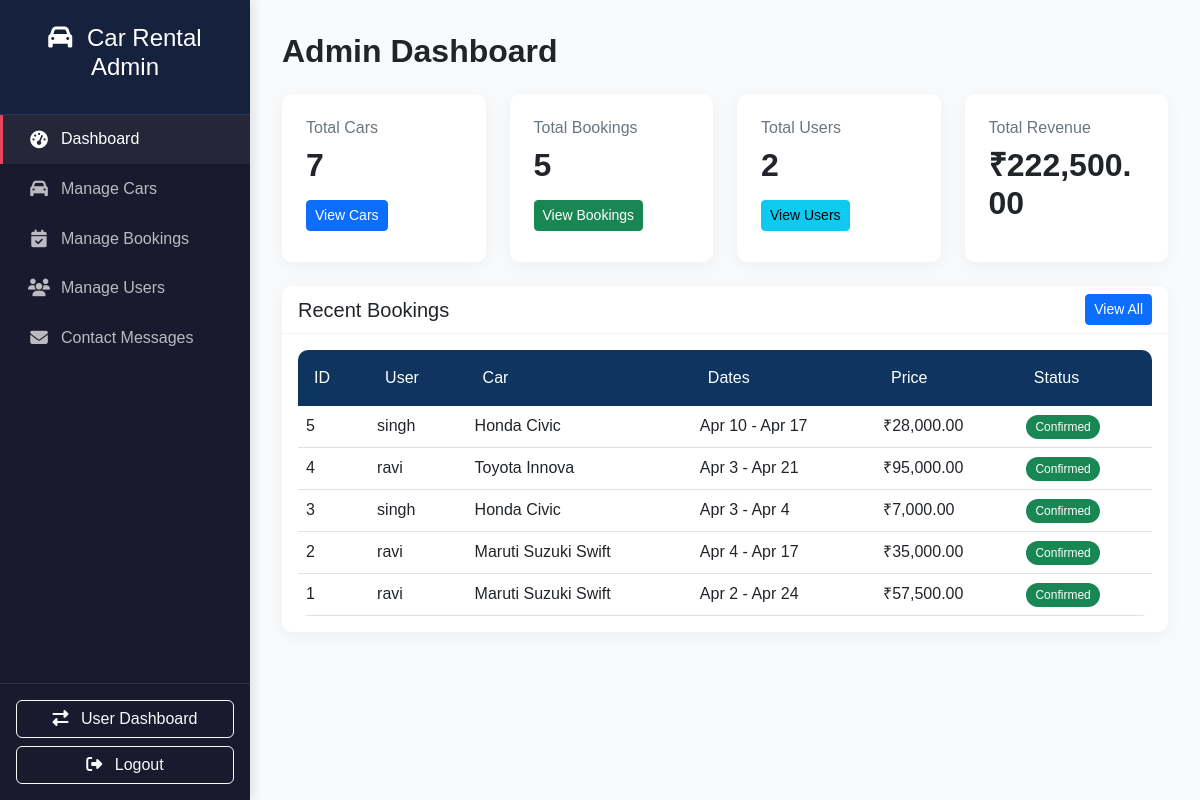
The app's page /admin/index.php with its own data.
### tables this page shows
CREATE TABLE `bookings` (
  `id` int(11) NOT NULL,
  `user_id` int(11) NOT NULL,
  `car_id` int(11) NOT NULL,
  `start_date` date NOT NULL,
  `end_date` date NOT NULL,
  `total_price` decimal(10,2) NOT NULL,
  `status` enum('pending','confirmed','cancelled') DEFAULT 'pending',
  `created_at` timestamp NOT NULL DEFAULT current_timestamp(),
  `payment_method` varchar(20) NOT NULL
);

CREATE TABLE `users` (
  `id` int(11) NOT NULL,
  `username` varchar(50) NOT NULL,
  `email` varchar(100) NOT NULL,
  `password` varchar(255) NOT NULL,
  `full_name` varchar(100) DEFAULT NULL,
  `phone` varchar(20) DEFAULT NULL,
  `is_admin` tinyint(1) DEFAULT 0,
  `created_at` timestamp NOT NULL DEFAULT current_timestamp()
);

CREATE TABLE `cars` (
  `id` int(11) NOT NULL,
  `make` varchar(50) NOT NULL,
  `model` varchar(50) NOT NULL,
  `year` int(11) DEFAULT NULL,
  `price_per_day` decimal(10,2) NOT NULL,
  `fuel_type` varchar(20) DEFAULT NULL,
  `mileage` varchar(20) DEFAULT NULL,
  `seats` int(11) DEFAULT NULL,
  `description` text DEFAULT NULL,
  `image_path` varchar(255) DEFAULT 'default-car.jpg',
  `available` tinyint(1) DEFAULT 1
);

### admin/index.php (the view, shortened to what this page needs)
<?php
require_once '../includes/auth.php';
$cars_count = $conn->query("SELECT COUNT(*) as count FROM cars")->fetch_assoc()['count'];
$bookings_count = $conn->query("SELECT COUNT(*) as count FROM bookings")->fetch_assoc()['count'];
$users_count = $conn->query("SELECT COUNT(*) as count FROM users")->fetch_assoc()['count'];
$revenue = $conn->query("SELECT SUM(total_price) as total FROM bookings WHERE status = 'confirmed'")->fetch_assoc()['total'];
?>
<!DOCTYPE html>
<html lang="en">
<head>
    <link href="https://cdn.jsdelivr.net/npm/bootstrap@5.3.0/dist/css/bootstrap.min.css" rel="stylesheet">
    <link rel="stylesheet" href="https://cdnjs.cloudflare.com/ajax/libs/font-awesome/6.4.0/css/all.min.css">
</head>
<body>
    <div class="sidebar">
        <div class="sidebar-brand">
            <h4><i class="fas fa-car me-2"></i> Car Rental Admin</h4>
        </div>
        <ul class="sidebar-nav">
            <li class="nav-item">
                <a class="nav-link active" href="index.php">
                    <i class="fas fa-tachometer-alt"></i> Dashboard
                </a>
            </li>
            <li class="nav-item">
                <a class="nav-link" href="manage_cars.php">
                    <i class="fas fa-car"></i> Manage Cars
                </a>
            </li>
            <li class="nav-item">
                <a class="nav-link" href="manage_bookings.php">
                    <i class="fas fa-calendar-check"></i> Manage Bookings
                </a>
            </li>
            <li class="nav-item">
                <a class="nav-link" href="manage_users.php">
                    <i class="fas fa-users"></i> Manage Users
                </a>
            </li>
            <li class="nav-item">
                <a class="nav-link" href="admin_contact.php">
                    <i class="fas fa-envelope"></i> Contact Messages
                </a>
            </li>
        </ul>
        <div class="sidebar-bottom">
            <a href="../dashboard.php" class="btn btn-outline-light w-100 mb-2">
                <i class="fas fa-exchange-alt me-2"></i> User Dashboard
            </a>
            <a href="../logout.php" class="btn btn-outline-light w-100">
                <i class="fas fa-sign-out-alt me-2"></i> Logout
            </a>
        </div>
    </div>
    <div class="main-content">
        <h2 class="mb-4 fw-bold">Admin Dashboard</h2>
        <div class="row g-4 mb-4">
            <div class="col-md-3">
                <div class="card stat-card border-left-primary">
                    <div class="card-body">
                        <h5 class="card-title">Total Cars</h5>
                        <h2><?= $cars_count ?></h2>
                        <a href="manage_cars.php" class="btn btn-sm btn-primary">View Cars</a>
                    </div>
                </div>
            </div>
            <div class="col-md-3">
                <div class="card stat-card border-left-success">
                    <div class="card-body">
                        <h5 class="card-title">Total Bookings</h5>
                        <h2><?= $bookings_count ?></h2>
                        <a href="manage_bookings.php" class="btn btn-sm btn-success">View Bookings</a>
                    </div>
                </div>
            </div>
            <div class="col-md-3">
                <div class="card stat-card border-left-info">
                    <div class="card-body">
                        <h5 class="card-title">Total Users</h5>
                        <h2><?= $users_count ?></h2>
                        <a href="manage_users.php" class="btn btn-sm btn-info">View Users</a>
                    </div>
                </div>
            </div>
            <div class="col-md-3">
                <div class="card stat-card border-left-warning">
                    <div class="card-body">
                        <h5 class="card-title">Total Revenue</h5>
                        <h2>₹<?= number_format($revenue ?: 0, 2) ?></h2>
                    </div>
                </div>
            </div>
        </div>
        <div class="card mb-4">
            <div class="card-header d-flex justify-content-between align-items-center">
                <h5 class="mb-0">Recent Bookings</h5>
                <a href="manage_bookings.php" class="btn btn-primary btn-sm">View All</a>
            </div>
            <div class="card-body">
                <?php
                $recent_bookings = $conn->query("
                    SELECT b.*, u.username, c.make, c.model
                    FROM bookings b
                    JOIN users u ON b.user_id = u.id
                    JOIN cars c ON b.car_id = c.id
                    ORDER BY b.created_at DESC LIMIT 5
                ")->fetch_all(MYSQLI_ASSOC);
                ?>
                <div class="table-responsive">
                    <table class="table table-hover">
                        <thead>
                            <tr>
                                <th>ID</th>
                                <th>User</th>
                                <th>Car</th>
                                <th>Dates</th>
                                <th>Price</th>
                                <th>Status</th>
                            </tr>
                        </thead>
                        <tbody>
                            <?php foreach ($recent_bookings as $booking): ?>
                            <tr>
                                <td><?= $booking['id'] ?></td>
                                <td><?= $booking['username'] ?></td>
                                <td><?= $booking['make'] ?> <?= $booking['model'] ?></td>
                                <td>
                                    <?= date('M j', strtotime($booking['start_date'])) ?> -
                                    <?= date('M j', strtotime($booking['end_date'])) ?>
                                </td>
                                <td>₹<?= number_format($booking['total_price'], 2) ?></td>
                                <td>
                                    <span class="badge bg-<?=
                                        $booking['status'] === 'confirmed' ? 'success' :
                                        ($booking['status'] === 'pending' ? 'warning' : 'danger')
                                    ?>">
                                        <?= ucfirst($booking['status']) ?>
                                    </span>
                                </td>
                            </tr>
                            <?php endforeach; ?>
                        </tbody>
                    </table>
                </div>
            </div>
        </div>
    </div>
</body>
</html>

### admin/index.php (style rules this page uses)
:root { --sidebar-width: 250px; --sidebar-dark: #1a1a2e; --sidebar-accent: #16213e; --primary-blue: #0f3460; --light-blue: #e94560; --success-color: #28a745; --info-color: #17a2b8; --warning-color: #ffc107; }
body { font-family: 'Poppins', sans-serif; background-color: #f8fafc; overflow-x: hidden; }
.sidebar { width: var(--sidebar-width); min-height: 100vh; background: var(--sidebar-dark); position: fixed; transition: all 0.3s; z-index: 1000; box-shadow: 4px 0 10px rgba(0,0,0,0.1); display: flex; flex-direction: column; }
.sidebar-brand { padding: 1.5rem 1rem; background: var(--sidebar-accent); color: white; text-align: center; border-bottom: 1px solid rgba(255,255,255,0.1); }
.sidebar-nav { padding: 0; list-style: none; flex: 1; }
.sidebar-nav .nav-item { position: relative; }
.sidebar-nav .nav-link { color: rgba(255,255,255,0.7); padding: 0.8rem 1.5rem; display: flex; align-items: center; transition: all 0.3s; border-left: 3px solid transparent; }
.sidebar-nav .nav-link:hover, .sidebar-nav .nav-link.active { color: white; background: rgba(255,255,255,0.05); border-left: 3px solid var(--light-blue); }
.sidebar-nav .nav-link i { width: 24px; text-align: center; margin-right: 10px; font-size: 1.1rem; }
.sidebar-bottom { padding: 1rem; border-top: 1px solid rgba(255,255,255,0.1); }
.main-content { margin-left: var(--sidebar-width); width: calc(100% - var(--sidebar-width)); padding: 2rem; transition: all 0.3s; }
.stat-card { border-radius: 10px; border: none; box-shadow: 0 4px 20px rgba(0,0,0,0.05); transition: transform 0.3s; height: 100%; }
.stat-card .card-body { padding: 1.5rem; }
.stat-card .card-title { font-size: 1rem; color: #6c757d; margin-bottom: 0.5rem; }
.stat-card h2 { font-size: 2rem; font-weight: 600; margin-bottom: 1rem; }
.border-left-primary { border-left: 4px solid var(--primary-blue); }
.border-left-success { border-left: 4px solid var(--success-color); }
.border-left-info { border-left: 4px solid var(--info-color); }
.border-left-warning { border-left: 4px solid var(--warning-color); }
.card { border: none; border-radius: 10px; box-shadow: 0 4px 20px rgba(0,0,0,0.05); }
.card-header { background: white; border-bottom: 1px solid rgba(0,0,0,0.05); font-weight: 600; border-radius: 10px 10px 0 0 !important; }
.table-responsive { border-radius: 10px; overflow: hidden; }
.table { margin-bottom: 0; }
.table thead th { background: var(--primary-blue); color: white; padding: 1rem; font-weight: 500; border: none; }
.table tbody tr { transition: all 0.2s; }
.badge { font-weight: 500; padding: 0.5em 0.8em; border-radius: 50px; }

### records on screen
bookings: id "5", user.username "singh", car.make "Honda", car.model "Civic", start_date "Apr 10", end_date "Apr 17", total_price "28,000.00", status "Confirmed"
bookings: id "4", user.username "ravi", car.make "Toyota", car.model "Innova", start_date "Apr 3", end_date "Apr 21", total_price "95,000.00", status "Confirmed"
bookings: id "3", user.username "singh", car.make "Honda", car.model "Civic", start_date "Apr 3", end_date "Apr 4", total_price "7,000.00", status "Confirmed"
bookings: id "2", user.username "ravi", car.make "Maruti Suzuki", car.model "Swift", start_date "Apr 4", end_date "Apr 17", total_price "35,000.00", status "Confirmed"
bookings: id "1", user.username "ravi", car.make "Maruti Suzuki", car.model "Swift", start_date "Apr 2", end_date "Apr 24", total_price "57,500.00", status "Confirmed"

### other values on screen
$cars_count "7"
$bookings_count "5"
$users_count "2"
$revenue ?: 0 "222,500.00"
